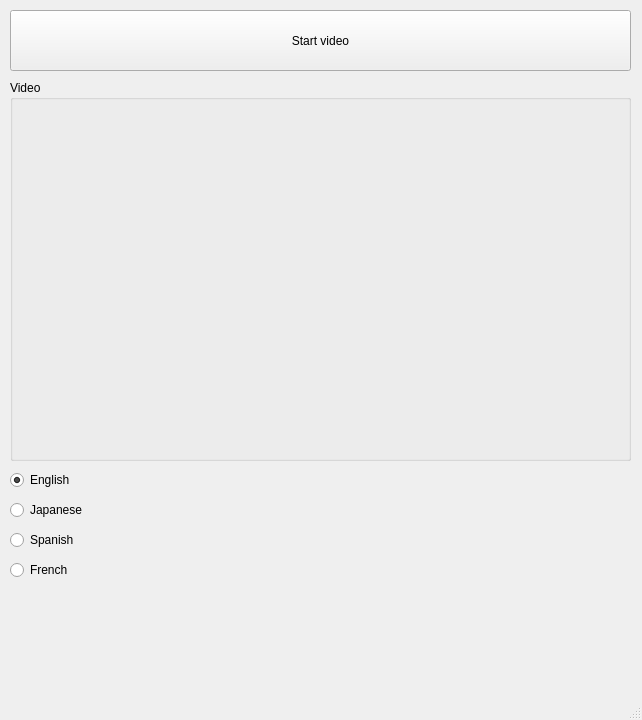
<?xml version="1.0" encoding="UTF-8"?>
<ui version="4.0">
 <class>MainWindow</class>
 <widget class="QMainWindow" name="MainWindow">
  <property name="geometry">
   <rect>
    <x>0</x>
    <y>0</y>
    <width>642</width>
    <height>720</height>
   </rect>
  </property>
  <property name="windowTitle">
   <string>MainWindow</string>
  </property>
  <property name="styleSheet">
   <string notr="true"/>
  </property>
  <widget class="QWidget" name="centralwidget">
   <widget class="QGroupBox" name="groupBox">
    <property name="geometry">
     <rect>
      <x>10</x>
      <y>80</y>
      <width>621</width>
      <height>381</height>
     </rect>
    </property>
    <property name="sizePolicy">
     <sizepolicy hsizetype="Preferred" vsizetype="Preferred">
      <horstretch>0</horstretch>
      <verstretch>0</verstretch>
     </sizepolicy>
    </property>
    <property name="title">
     <string>Video</string>
    </property>
    <widget class="QWidget" name="ImgWidget" native="true">
     <property name="geometry">
      <rect>
       <x>10</x>
       <y>20</y>
       <width>601</width>
       <height>351</height>
      </rect>
     </property>
    </widget>
   </widget>
   <widget class="QPushButton" name="startButton">
    <property name="geometry">
     <rect>
      <x>10</x>
      <y>10</y>
      <width>621</width>
      <height>61</height>
     </rect>
    </property>
    <property name="text">
     <string>Start video</string>
    </property>
   </widget>
   <widget class="QRadioButton" name="EnglishButton">
    <property name="geometry">
     <rect>
      <x>10</x>
      <y>470</y>
      <width>95</width>
      <height>20</height>
     </rect>
    </property>
    <property name="text">
     <string>English</string>
    </property>
    <property name="checked">
     <bool>true</bool>
    </property>
   </widget>
   <widget class="QRadioButton" name="JapaneseButton">
    <property name="geometry">
     <rect>
      <x>10</x>
      <y>500</y>
      <width>95</width>
      <height>20</height>
     </rect>
    </property>
    <property name="text">
     <string>Japanese</string>
    </property>
   </widget>
   <widget class="QRadioButton" name="SpanishButton">
    <property name="geometry">
     <rect>
      <x>10</x>
      <y>530</y>
      <width>95</width>
      <height>20</height>
     </rect>
    </property>
    <property name="text">
     <string>Spanish</string>
    </property>
   </widget>
   <widget class="QRadioButton" name="FrenchButton">
    <property name="geometry">
     <rect>
      <x>10</x>
      <y>560</y>
      <width>95</width>
      <height>20</height>
     </rect>
    </property>
    <property name="text">
     <string>French</string>
    </property>
   </widget>
  </widget>
  <widget class="QMenuBar" name="menubar">
   <property name="geometry">
    <rect>
     <x>0</x>
     <y>0</y>
     <width>642</width>
     <height>26</height>
    </rect>
   </property>
  </widget>
  <widget class="QStatusBar" name="statusbar"/>
 </widget>
 <resources/>
 <connections/>
</ui>
